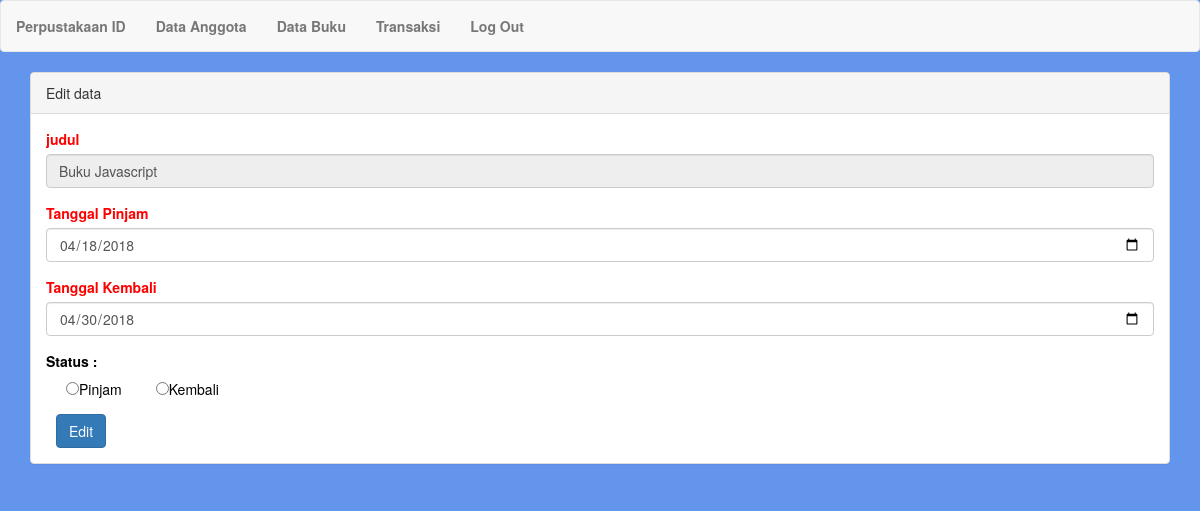
Screenshot of /PP2/transaksi/perpanjang/1 with the database file from the repository.
### tables this page shows
CREATE TABLE `tb_transaksi` (
  `id` int(9) NOT NULL,
  `judul` varchar(200) NOT NULL,
  `tanggal_pinjam` varchar(30) NOT NULL,
  `tanggal_kembali` varchar(30) NOT NULL,
  `status` varchar(100) NOT NULL
);

### PP2/application/controllers/Transaksi.php (called while the page is built, shortened)
<?php
class Transaksi extends CI_Controller
{
	public function perpanjang($id)
		{
			$data['id']=$this->db->get_where('tb_transaksi',['id'=>$id])->row();
			$data['nip'] = "nip";
			$data['content']='perpanjang';
			$this->load->view('dashboard_view',$data);
		}
}
 ?>

### PP2/index.php (called while the page is built, shortened)
<?php
require_once BASEPATH.'core/CodeIgniter.php';

### PP2/application/views/perpanjang.php (the view, shortened to what this page needs)
<div class="panel panel-default">
<div <a href="<?php echo base_url('transaksi/perpanjang'); ?>" class="panel-heading">
    Edit data
</div>
<div class="panel-body">
    <div class="row">
        <div class="col-md-12">
            <form method="POST" action="<?php echo base_url('transaksi/update'); ?>">
                <div style="color: red" class="form-group">
                    <label>judul</label>
                    <input class="form-control" name="judul" value="<?=$id->judul;?>" readonly />
                </div>
                <div style="color: red" class="form-group">
                    <label>Tanggal Pinjam</label>
                    <input class="form-control" type="date" name="tanggal_pinjam" value="<?=$id->tanggal_pinjam;?>" />
                </div>
                <div style="color: red" class="form-group">
                    <label>Tanggal Kembali</label>
                    <input class="form-control" type="date" name="tanggal_kembali" value="<?=$id->tanggal_kembali;?>" />
                </div>
                <div style="color: black" class="form-group">
                    <label for="">Status :</label><br>
                        <label class="checkbox-inline">
                        <input type="radio" value="pinjam" name="status">Pinjam
                    </label>
                    <label class="checkbox-inline">
                        <input type="radio" value="kembali" name="status" >Kembali
                  </label>
                </div>
                <div>
                    <input type="submit" name="simpan" value="Edit" class="btn btn-primary" style="margin-left: 10px;">
                </div>
    </div>
</div>
</div>
</div>
</div>

### PP2/application/views/dashboard_view.php (style rules this page uses)
body { background: #6495ED; }

### rows the page displays
tb_transaksi: judul "Buku Javascript", tanggal_pinjam "04/18/2018", tanggal_kembali "04/30/2018"
